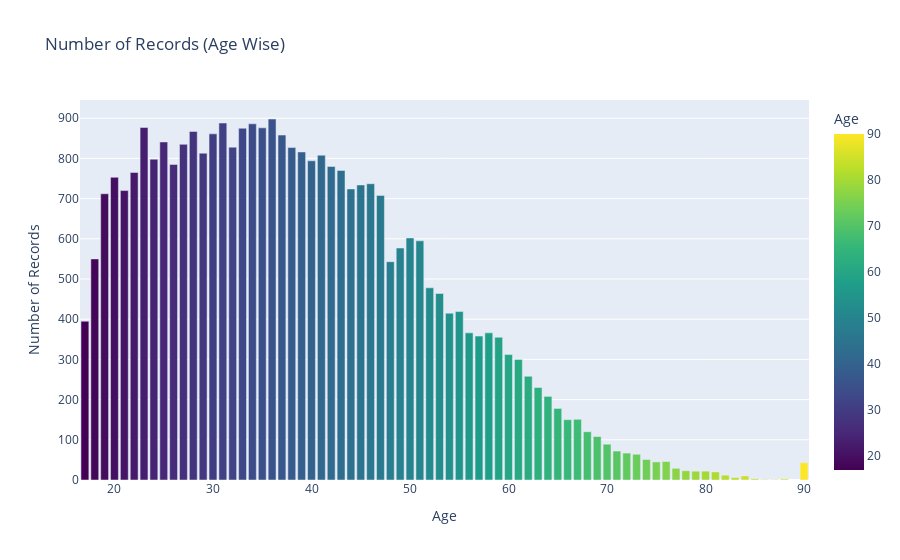

Notebook code cell kept with this figure:
### Markdown cell above
##### Number of Records (Age wise)

### Code cell
fig = px.bar(df_original.groupby('age')['age'].count().reset_index(name='count'), 
             x='age', 
             y='count', 
             title='Number of Records (Age Wise)', 
             labels={'age': 'Age', 'count': 'Number of Records'},
             color='age',
             color_continuous_scale="Viridis")
fig.show()

### Figure 1 — Plotly figure (JSON) as saved in the notebook; plotly's stock layout.template omitted (floating-point values rounded to 4 significant figures)
{"data": [{"alignmentgroup": "True", "hovertemplate": "Age=%{marker.color}<br>Number of Records=%{y}<extra></extra>", "legendgroup": "", "marker": {"color": [17, 18, 19, 20, 21, 22, 23, 24, 25, 26, 27, 28, 29, 30, 31, 32, 33, 34, 35, 36, 37, 38, 39, 40, 41, 42, 43, 44, 45, 46, 47, 48, 49, 50, 51, 52, 53, 54, 55, 56, 57, 58, 59, 60, 61, 62, 63, 64, 65, 66, 67, 68, 69, 70, 71, 72, 73, 74, 75, 76, 77, 78, 79, 80, 81, 82, 83, 84, 85, 86, 87, 88, 90], "coloraxis": "coloraxis", "pattern": {"shape": ""}}, "name": "", "offsetgroup": "", "orientation": "v", "showlegend": false, "textposition": "auto", "type": "bar", "x": [17, 18, 19, 20, 21, 22, 23, 24, 25, 26, 27, 28, 29, 30, 31, 32, 33, 34, 35, 36, 37, 38, 39, 40, 41, 42, 43, 44, 45, 46, 47, 48, 49, 50, 51, 52, 53, 54, 55, 56, 57, 58, 59, 60, 61, 62, 63, 64, 65, 66, 67, 68, 69, 70, 71, 72, 73, 74, 75, 76, 77, 78, 79, 80, 81, 82, 83, 84, 85, 86, 87, 88, 90], "xaxis": "x", "y": [395, 550, 712, 753, 720, 765, 877, 798, 841, 785, 835, 867, 813, 861, 888, 828, 875, 886, 876, 898, 858, 827, 816, 794, 808, 780, 770, 724, 734, 737, 708, 543, 577, 602, 595, 478, 464, 415, 419, 366, 358, 366, 355, 312, 300, 258, 230, 208, 178, 150, 151, 120, 108, 89, 72, 67, 64, 51, 45, 46, 29, 23, 22, 22, 20, 12, 6, 10, 3, 1, 1, 3, 43], "yaxis": "y"}], "layout": {"barmode": "relative", "coloraxis": {"colorbar": {"title": {"text": "Age"}}, "colorscale": [[0, "#440154"], [0.1111, "#482878"], [0.2222, "#3e4989"], [0.3333, "#31688e"], [0.4444, "#26828e"], [0.5556, "#1f9e89"], [0.6667, "#35b779"], [0.7778, "#6ece58"], [0.8889, "#b5de2b"], [1, "#fde725"]]}, "legend": {"tracegroupgap": 0}, "title": {"text": "Number of Records (Age Wise)"}, "xaxis": {"anchor": "y", "domain": [0, 1], "title": {"text": "Age"}}, "yaxis": {"anchor": "x", "domain": [0, 1], "title": {"text": "Number of Records"}}}}
